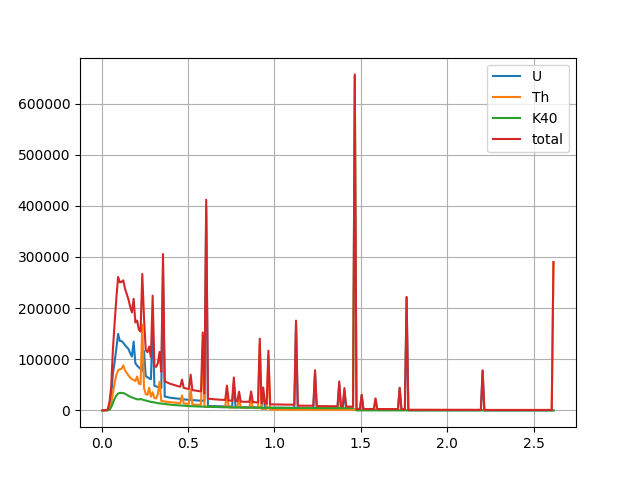

This chart was generated by the following Python code:
import pandas as pd
import matplotlib.pyplot as plt

energy_range = list(pd.read_csv("SnoLab_Th-gamma_albedo.dat", "\t")["0"])

length = 262

U_df = list(pd.read_csv("SnoLab_U-gamma_albedo.dat", "\t")["0.1"])
TH_df = list(pd.read_csv("SnoLab_Th-gamma_albedo.dat", "\t")["0.1"])
K40_df = list(pd.read_csv("SnoLab_K40-gamma_albedo.dat", "\t")["0.1"])

# appending 0s in the end
U_df = U_df + [0]*(262 - len(U_df))
TH_df = TH_df + [0]*(262 - len(TH_df))
K40_df = K40_df + [0]*(262 - len(K40_df))

U_t = 1.4
TH_t = 3.15
K40_t = 2.9

U_df = list(map(lambda x: x/U_t, U_df))
TH_df = list(map(lambda x: x/TH_t, TH_df))
K40_df = list(map(lambda x: x/K40_t, K40_df))

total = list(map(lambda x: x[0] + x[1] + x[2], zip(U_df, TH_df, K40_df)))

plt.plot(energy_range[0:len(U_df)], U_df, label="U")
plt.plot(energy_range[0:len(TH_df)], TH_df, label="Th")
plt.plot(energy_range[0:len(K40_df)], K40_df, label="K40")
plt.plot(energy_range[0:len(total)], total, label="total")
plt.legend()
plt.grid()
plt.savefig("total.png")

with open("total-gamma.dat", "w+") as total_file:
    output = ""
    for energy, value in zip(energy_range, total):
        output = output + f"{energy}\t{value}\n"
    total_file.write(output)
